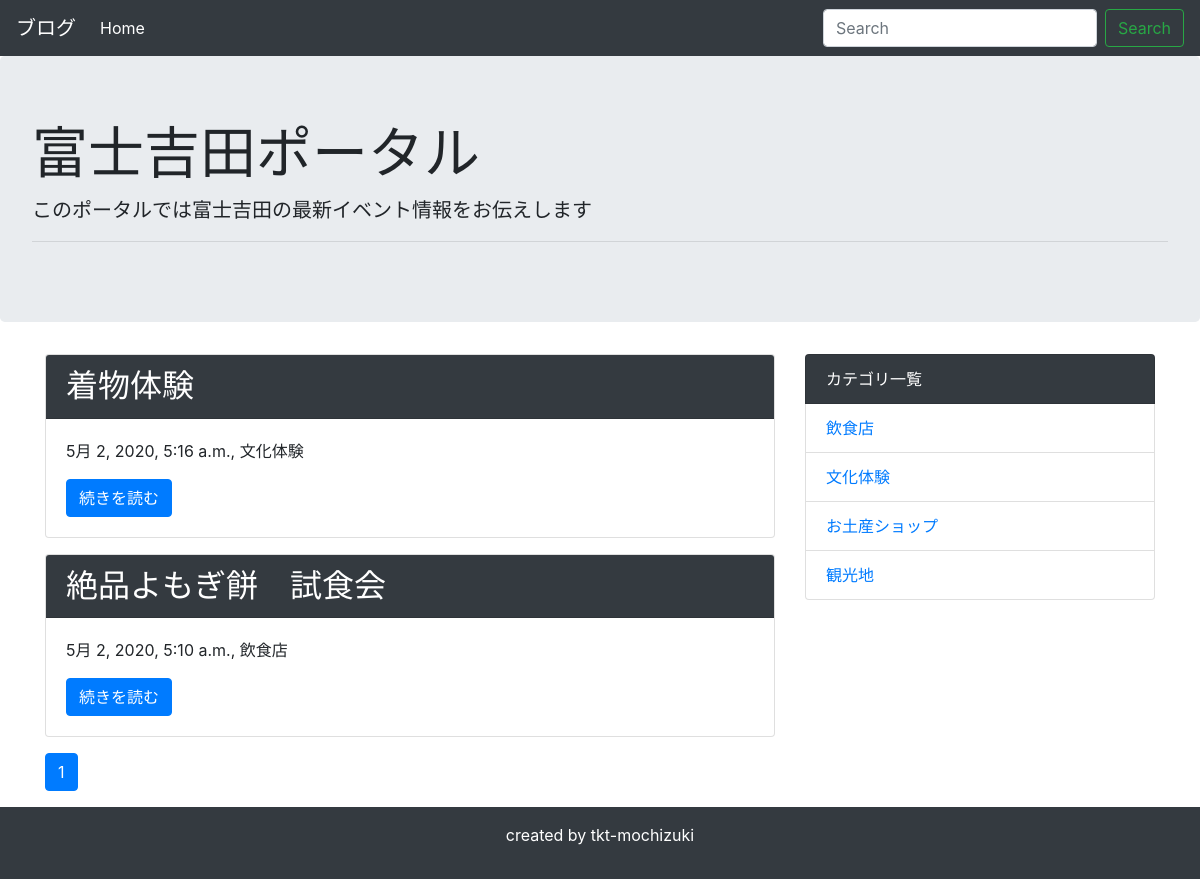
The page / on the database its author committed.
### blog/models.py (models this page shows, shortened)
class Post(models.Model):
    title = models.CharField('タイトル', max_length=100)
    text = models.TextField('本文')
    image=models.ImageField(upload_to='images',blank=True,null=True)
    created_at = models.DateTimeField('作成日',default=timezone.now)
    category = models.ForeignKey(
        Category, verbose_name = 'カテゴリ', on_delete = models.PROTECT
    )

class Category(models.Model):
    name = models.CharField('カテゴリー名', max_length=200)
    created_at = models.DateTimeField('作成日',default=timezone.now)
    def __str__(self):
        return self.name

### blog/views.py (the view)
# urls.py: path('', views.IndexView.as_view(), name='index'),
class IndexView(generic.ListView):
    template_name = 'blog/post_list.html'
    model = Post
    paginate_by = 10 # 追加
    def get_queryset(self):
        queryset = Post.objects.order_by('-created_at')
        keyword = self.request.GET.get('keyword')
        if keyword:
            queryset = queryset.filter(
                Q(title__icontains=keyword) | Q(text__icontains=keyword)
            )
        return queryset

### blog/context_processors.py (called while the page is built)
def common(request):
    context = {
        'category_list':Category.objects.all(),
    }
    return context

### blog/templatetags/mytag.py (called while the page is built)
@register.simple_tag
def url_replace(request, field, value):
    url_dict = request.GET.copy()
    url_dict[field] = value
    return url_dict.urlencode()

### blog/templates/blog/post_list.html
{% extends 'blog/base.html' %}
{% block content %}
{% for post in post_list %}
<div class="card mb-3">
    <h2 class="card-header bg-dark text-white">{{ post.title }}</h2>
    <div class="card-body">
      <p>{{ post.created_at }}, {{ post.category }}</p>
      <a href="{% url 'blog:detail' post.pk %}" class="btn btn-primary">続きを読む</a>
    </div>
</div>
{% endfor %}
{% include 'blog/pagination.html' %}
{% endblock %}

### blog/templates/blog/base.html (shortened to what this page needs)
<!doctype html>
<html lang="ja">
  <head>
    <link rel="stylesheet" href="https://stackpath.bootstrapcdn.com/bootstrap/4.4.1/css/bootstrap.min.css">
  </head>
  <body>
    <nav class="navbar navbar-expand-lg navbar-dark bg-dark">
      <a class="navbar-brand" href="#">ブログ</a>
      <div class="collapse navbar-collapse" id="navbarSupportedContent">
        <ul class="navbar-nav mr-auto">
          <li class="nav-item active">
            <a class="nav-link" href="{% url 'blog:index' %}">Home</a>
          </li>
        </ul>
        <form class="form-inline my-2 my-lg-0" method="GET" action="{% url 'blog:index' %}">
          <input class="form-control mr-sm-2" type="text" placeholder="Search" aria-label="Search" name="keyword">
          <button class="btn btn-outline-success my-2 my-sm-0" type="submit">Search</button>
        </form>
      </div>
    </nav>
    <div class="jumbotron">
      <h1 class="display-4">富士吉田ポータル</h1>
      <p class="lead">このポータルでは富士吉田の最新イベント情報をお伝えします</p>
      <hr class="my-2">
    </div>
    <div class="container">
      <div class="row">
          <div class="col-md-8">
              {% block content %}
              {% endblock %}
          </div>
          <div class="col-md-4">
              <ul class="list-group">
                  <li class="list-group-item bg-dark text-white">カテゴリ一覧</li>
                  {% for category in category_list %}
                  <li class="list-group-item"><a href="{% url 'blog:category' category.pk %}">{{ category }}</a></li>
                  {% endfor %}
              </ul>
          </div>
      </div>
    </div>
    <footer class="bg-dark text-white text-center py-3">
        <p>created by tkt-mochizuki</p>
    </footer>
  </body>
</html>

### blog/templates/blog/pagination.html (shortened to what this page needs)
{% load mytag %}
<nav aria-label="Page navigation">
  <ul class="pagination">
      {% for link_page in page_obj.paginator.page_range %}
        {% if link_page == page_obj.number %}
          <li class="page-item active">
            <a class="page-link" href="?{% url_replace request 'page' link_page %}">
              {{ link_page }}
            </a>
          </li>
        {% else %}
          <li class="page-item">
            <a class="page-link" href="?{% url_replace request 'page' link_page %}">
              {{ link_page }}
            </a>
          </li>
        {% endif %}
      {% endfor %}
  </ul>
</nav>

### rows shown on the page
Post: title "着物体験", created_at "5月 2, 2020, 5:16 a.m.", category "文化体験"
Post: title "絶品よもぎ餅 試食会", created_at "5月 2, 2020, 5:10 a.m.", category "飲食店"
Category: name "飲食店"
Category: name "文化体験"
Category: name "お土産ショップ"
Category: name "観光地"

### other values the page prints
{{ link_page }} "1"
